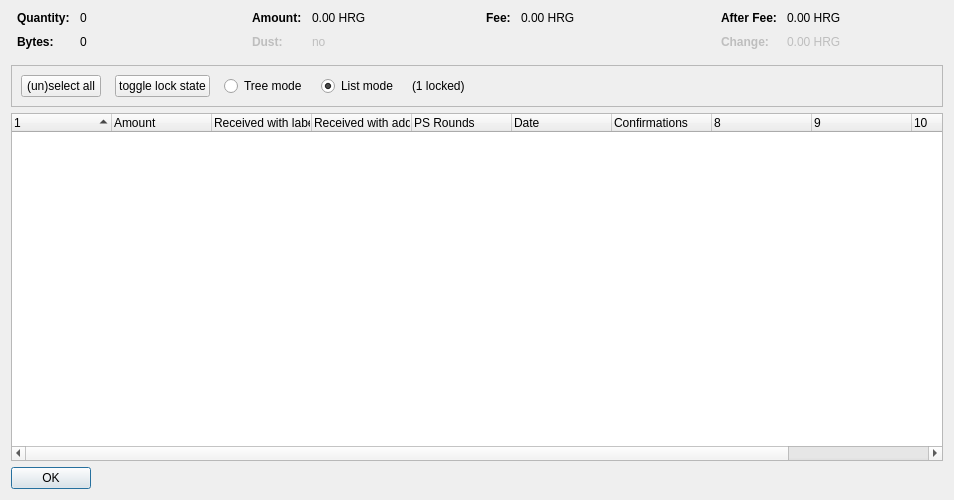
<?xml version="1.0" encoding="UTF-8"?>
<ui version="4.0">
 <class>CoinControlDialog</class>
 <widget class="QDialog" name="CoinControlDialog">
  <property name="geometry">
   <rect>
    <x>0</x>
    <y>0</y>
    <width>954</width>
    <height>500</height>
   </rect>
  </property>
  <property name="windowTitle">
   <string>Coin Selection</string>
  </property>
  <layout class="QVBoxLayout" name="verticalLayout">
   <item>
    <layout class="QHBoxLayout" name="horizontalLayoutTop" stretch="0,0,0,0">
     <property name="topMargin">
      <number>0</number>
     </property>
     <property name="bottomMargin">
      <number>10</number>
     </property>
     <item>
      <layout class="QFormLayout" name="formLayoutCoinControl1">
       <property name="horizontalSpacing">
        <number>10</number>
       </property>
       <property name="verticalSpacing">
        <number>10</number>
       </property>
       <property name="leftMargin">
        <number>6</number>
       </property>
       <property name="rightMargin">
        <number>6</number>
       </property>
       <item row="0" column="0">
        <widget class="QLabel" name="labelCoinControlQuantityText">
         <property name="font">
          <font>
           <weight>75</weight>
           <bold>true</bold>
          </font>
         </property>
         <property name="text">
          <string>Quantity:</string>
         </property>
        </widget>
       </item>
       <item row="0" column="1">
        <widget class="QLabel" name="labelCoinControlQuantity">
         <property name="cursor">
          <cursorShape>IBeamCursor</cursorShape>
         </property>
         <property name="contextMenuPolicy">
          <enum>Qt::ActionsContextMenu</enum>
         </property>
         <property name="text">
          <string notr="true">0</string>
         </property>
         <property name="textInteractionFlags">
          <set>Qt::LinksAccessibleByMouse|Qt::TextSelectableByKeyboard|Qt::TextSelectableByMouse</set>
         </property>
        </widget>
       </item>
       <item row="1" column="0">
        <widget class="QLabel" name="labelCoinControlBytesText">
         <property name="font">
          <font>
           <weight>75</weight>
           <bold>true</bold>
          </font>
         </property>
         <property name="text">
          <string>Bytes:</string>
         </property>
        </widget>
       </item>
       <item row="1" column="1">
        <widget class="QLabel" name="labelCoinControlBytes">
         <property name="cursor">
          <cursorShape>IBeamCursor</cursorShape>
         </property>
         <property name="contextMenuPolicy">
          <enum>Qt::ActionsContextMenu</enum>
         </property>
         <property name="text">
          <string notr="true">0</string>
         </property>
         <property name="textInteractionFlags">
          <set>Qt::LinksAccessibleByMouse|Qt::TextSelectableByKeyboard|Qt::TextSelectableByMouse</set>
         </property>
        </widget>
       </item>
      </layout>
     </item>
     <item>
      <layout class="QFormLayout" name="formLayoutCoinControl2">
       <property name="horizontalSpacing">
        <number>10</number>
       </property>
       <property name="verticalSpacing">
        <number>10</number>
       </property>
       <property name="leftMargin">
        <number>6</number>
       </property>
       <property name="rightMargin">
        <number>6</number>
       </property>
       <item row="0" column="0">
        <widget class="QLabel" name="labelCoinControlAmountText">
         <property name="font">
          <font>
           <weight>75</weight>
           <bold>true</bold>
          </font>
         </property>
         <property name="text">
          <string>Amount:</string>
         </property>
        </widget>
       </item>
       <item row="0" column="1">
        <widget class="QLabel" name="labelCoinControlAmount">
         <property name="cursor">
          <cursorShape>IBeamCursor</cursorShape>
         </property>
         <property name="contextMenuPolicy">
          <enum>Qt::ActionsContextMenu</enum>
         </property>
         <property name="text">
          <string notr="true">0.00 HRG</string>
         </property>
         <property name="textInteractionFlags">
          <set>Qt::LinksAccessibleByMouse|Qt::TextSelectableByKeyboard|Qt::TextSelectableByMouse</set>
         </property>
        </widget>
       </item>
       <item row="1" column="0">
        <widget class="QLabel" name="labelCoinControlLowOutputText">
         <property name="enabled">
          <bool>false</bool>
         </property>
         <property name="font">
          <font>
           <weight>75</weight>
           <bold>true</bold>
          </font>
         </property>
         <property name="text">
          <string>Dust:</string>
         </property>
        </widget>
       </item>
       <item row="1" column="1">
        <widget class="QLabel" name="labelCoinControlLowOutput">
         <property name="enabled">
          <bool>false</bool>
         </property>
         <property name="cursor">
          <cursorShape>IBeamCursor</cursorShape>
         </property>
         <property name="contextMenuPolicy">
          <enum>Qt::ActionsContextMenu</enum>
         </property>
         <property name="text">
          <string notr="true">no</string>
         </property>
         <property name="textInteractionFlags">
          <set>Qt::LinksAccessibleByMouse|Qt::TextSelectableByKeyboard|Qt::TextSelectableByMouse</set>
         </property>
        </widget>
       </item>
      </layout>
     </item>
     <item>
      <layout class="QFormLayout" name="formLayoutCoinControl3">
       <property name="horizontalSpacing">
        <number>10</number>
       </property>
       <property name="verticalSpacing">
        <number>10</number>
       </property>
       <property name="leftMargin">
        <number>6</number>
       </property>
       <property name="rightMargin">
        <number>6</number>
       </property>
       <item row="0" column="0">
        <widget class="QLabel" name="labelCoinControlFeeText">
         <property name="font">
          <font>
           <weight>75</weight>
           <bold>true</bold>
          </font>
         </property>
         <property name="text">
          <string>Fee:</string>
         </property>
        </widget>
       </item>
       <item row="0" column="1">
        <widget class="QLabel" name="labelCoinControlFee">
         <property name="cursor">
          <cursorShape>IBeamCursor</cursorShape>
         </property>
         <property name="contextMenuPolicy">
          <enum>Qt::ActionsContextMenu</enum>
         </property>
         <property name="text">
          <string notr="true">0.00 HRG</string>
         </property>
         <property name="textInteractionFlags">
          <set>Qt::LinksAccessibleByMouse|Qt::TextSelectableByKeyboard|Qt::TextSelectableByMouse</set>
         </property>
        </widget>
       </item>
      </layout>
     </item>
     <item>
      <layout class="QFormLayout" name="formLayoutCoinControl4">
       <property name="horizontalSpacing">
        <number>10</number>
       </property>
       <property name="verticalSpacing">
        <number>10</number>
       </property>
       <property name="leftMargin">
        <number>6</number>
       </property>
       <property name="rightMargin">
        <number>6</number>
       </property>
       <item row="0" column="0">
        <widget class="QLabel" name="labelCoinControlAfterFeeText">
         <property name="font">
          <font>
           <weight>75</weight>
           <bold>true</bold>
          </font>
         </property>
         <property name="text">
          <string>After Fee:</string>
         </property>
        </widget>
       </item>
       <item row="0" column="1">
        <widget class="QLabel" name="labelCoinControlAfterFee">
         <property name="cursor">
          <cursorShape>IBeamCursor</cursorShape>
         </property>
         <property name="contextMenuPolicy">
          <enum>Qt::ActionsContextMenu</enum>
         </property>
         <property name="text">
          <string notr="true">0.00 HRG</string>
         </property>
         <property name="textInteractionFlags">
          <set>Qt::LinksAccessibleByMouse|Qt::TextSelectableByKeyboard|Qt::TextSelectableByMouse</set>
         </property>
        </widget>
       </item>
       <item row="1" column="0">
        <widget class="QLabel" name="labelCoinControlChangeText">
         <property name="enabled">
          <bool>false</bool>
         </property>
         <property name="font">
          <font>
           <weight>75</weight>
           <bold>true</bold>
          </font>
         </property>
         <property name="text">
          <string>Change:</string>
         </property>
        </widget>
       </item>
       <item row="1" column="1">
        <widget class="QLabel" name="labelCoinControlChange">
         <property name="enabled">
          <bool>false</bool>
         </property>
         <property name="cursor">
          <cursorShape>IBeamCursor</cursorShape>
         </property>
         <property name="contextMenuPolicy">
          <enum>Qt::ActionsContextMenu</enum>
         </property>
         <property name="text">
          <string notr="true">0.00 HRG</string>
         </property>
         <property name="textInteractionFlags">
          <set>Qt::LinksAccessibleByMouse|Qt::TextSelectableByKeyboard|Qt::TextSelectableByMouse</set>
         </property>
        </widget>
       </item>
      </layout>
     </item>
    </layout>
   </item>
   <item>
    <widget class="QFrame" name="frame">
     <property name="minimumSize">
      <size>
       <width>0</width>
       <height>40</height>
      </size>
     </property>
     <property name="frameShape">
      <enum>QFrame::StyledPanel</enum>
     </property>
     <property name="frameShadow">
      <enum>QFrame::Sunken</enum>
     </property>
     <layout class="QHBoxLayout" name="horizontalLayout">
      <item>
       <layout class="QHBoxLayout" name="horizontalLayoutPanel" stretch="0,0,0,0,0,0">
        <property name="spacing">
         <number>14</number>
        </property>
        <item>
         <widget class="QPushButton" name="pushButtonSelectAll">
          <property name="sizePolicy">
           <sizepolicy hsizetype="Maximum" vsizetype="Fixed">
            <horstretch>0</horstretch>
            <verstretch>0</verstretch>
           </sizepolicy>
          </property>
          <property name="text">
           <string>(un)select all</string>
          </property>
          <property name="autoDefault">
           <bool>false</bool>
          </property>
         </widget>
        </item>
        <item>
         <widget class="QPushButton" name="pushButtonToggleLock">
          <property name="sizePolicy">
           <sizepolicy hsizetype="Maximum" vsizetype="Fixed">
            <horstretch>0</horstretch>
            <verstretch>0</verstretch>
           </sizepolicy>
          </property>
          <property name="text">
           <string>toggle lock state</string>
          </property>
          <property name="autoDefault">
           <bool>false</bool>
          </property>
         </widget>
        </item>
        <item>
         <widget class="QRadioButton" name="radioTreeMode">
          <property name="sizePolicy">
           <sizepolicy hsizetype="Maximum" vsizetype="Fixed">
            <horstretch>0</horstretch>
            <verstretch>0</verstretch>
           </sizepolicy>
          </property>
          <property name="text">
           <string>Tree mode</string>
          </property>
         </widget>
        </item>
        <item>
         <widget class="QRadioButton" name="radioListMode">
          <property name="sizePolicy">
           <sizepolicy hsizetype="Maximum" vsizetype="Fixed">
            <horstretch>0</horstretch>
            <verstretch>0</verstretch>
           </sizepolicy>
          </property>
          <property name="text">
           <string>List mode</string>
          </property>
          <property name="checked">
           <bool>true</bool>
          </property>
         </widget>
        </item>
        <item>
         <widget class="QLabel" name="labelLocked">
          <property name="text">
           <string>(1 locked)</string>
          </property>
         </widget>
        </item>
        <item>
         <spacer name="horizontalSpacer">
          <property name="orientation">
           <enum>Qt::Horizontal</enum>
          </property>
          <property name="sizeHint" stdset="0">
           <size>
            <width>40</width>
            <height>20</height>
           </size>
          </property>
         </spacer>
        </item>
       </layout>
      </item>
     </layout>
    </widget>
   </item>
   <item>
    <widget class="CoinControlTreeWidget" name="treeWidget">
     <property name="contextMenuPolicy">
      <enum>Qt::CustomContextMenu</enum>
     </property>
     <property name="sortingEnabled">
      <bool>false</bool>
     </property>
     <property name="columnCount">
      <number>11</number>
     </property>
     <attribute name="headerShowSortIndicator" stdset="0">
      <bool>true</bool>
     </attribute>
     <attribute name="headerStretchLastSection">
      <bool>false</bool>
     </attribute>
     <column>
      <property name="text">
       <string/>
      </property>
     </column>
     <column>
      <property name="text">
       <string>Amount</string>
      </property>
     </column>
     <column>
      <property name="text">
       <string>Received with label</string>
      </property>
     </column>
     <column>
      <property name="text">
       <string>Received with address</string>
      </property>
     </column>
     <column>
      <property name="text">
       <string>PS Rounds</string>
      </property>
     </column>
     <column>
      <property name="text">
       <string>Date</string>
      </property>
     </column>
     <column>
      <property name="text">
       <string>Confirmations</string>
      </property>
      <property name="toolTip">
       <string>Confirmed</string>
      </property>
     </column>
     <column>
      <property name="text">
       <string/>
      </property>
     </column>
     <column>
      <property name="text">
       <string/>
      </property>
     </column>
     <column>
      <property name="text">
       <string/>
      </property>
     </column>
     <column>
      <property name="text">
       <string/>
      </property>
     </column>
    </widget>
   </item>
   <item>
    <widget class="QDialogButtonBox" name="buttonBox">
     <property name="sizePolicy">
      <sizepolicy hsizetype="Maximum" vsizetype="Fixed">
       <horstretch>0</horstretch>
       <verstretch>0</verstretch>
      </sizepolicy>
     </property>
     <property name="orientation">
      <enum>Qt::Horizontal</enum>
     </property>
     <property name="standardButtons">
      <set>QDialogButtonBox::Ok</set>
     </property>
    </widget>
   </item>
  </layout>
 </widget>
 <customwidgets>
  <customwidget>
   <class>CoinControlTreeWidget</class>
   <extends>QTreeWidget</extends>
   <header>coincontroltreewidget.h</header>
  </customwidget>
 </customwidgets>
 <resources/>
 <connections/>
</ui>
